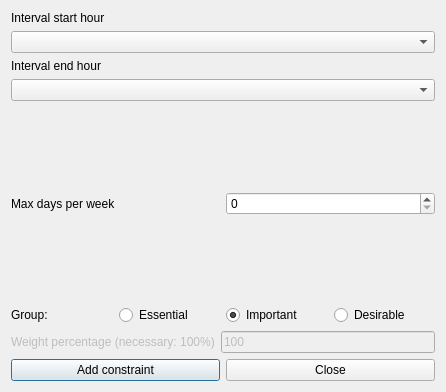
<?xml version="1.0" encoding="UTF-8"?>
<ui version="4.0">
 <class>AddConstraintTeachersIntervalMaxDaysPerWeekForm_template</class>
 <widget class="QDialog" name="AddConstraintTeachersIntervalMaxDaysPerWeekForm_template">
  <property name="geometry">
   <rect>
    <x>0</x>
    <y>0</y>
    <width>446</width>
    <height>392</height>
   </rect>
  </property>
  <property name="windowTitle">
   <string extracomment="This is the title of the dialog to add a new constraint of this type">Add teachers interval max days per week</string>
  </property>
  <layout class="QVBoxLayout" name="verticalLayout">
   <item>
    <layout class="QVBoxLayout">
     <item>
      <widget class="QLabel" name="startTextLabel">
       <property name="frameShape">
        <enum>QFrame::NoFrame</enum>
       </property>
       <property name="frameShadow">
        <enum>QFrame::Plain</enum>
       </property>
       <property name="text">
        <string>Interval start hour</string>
       </property>
       <property name="wordWrap">
        <bool>false</bool>
       </property>
      </widget>
     </item>
     <item>
      <widget class="QComboBox" name="startHourComboBox">
       <property name="editable">
        <bool>false</bool>
       </property>
       <property name="insertPolicy">
        <enum>QComboBox::NoInsert</enum>
       </property>
       <property name="autoCompletion">
        <bool>false</bool>
       </property>
       <property name="duplicatesEnabled">
        <bool>false</bool>
       </property>
      </widget>
     </item>
    </layout>
   </item>
   <item>
    <layout class="QVBoxLayout">
     <item>
      <widget class="QLabel" name="endTextLabel">
       <property name="frameShape">
        <enum>QFrame::NoFrame</enum>
       </property>
       <property name="frameShadow">
        <enum>QFrame::Plain</enum>
       </property>
       <property name="text">
        <string>Interval end hour</string>
       </property>
       <property name="wordWrap">
        <bool>false</bool>
       </property>
      </widget>
     </item>
     <item>
      <widget class="QComboBox" name="endHourComboBox">
       <property name="editable">
        <bool>false</bool>
       </property>
       <property name="insertPolicy">
        <enum>QComboBox::NoInsert</enum>
       </property>
       <property name="autoCompletion">
        <bool>false</bool>
       </property>
       <property name="duplicatesEnabled">
        <bool>false</bool>
       </property>
      </widget>
     </item>
    </layout>
   </item>
   <item>
    <spacer name="spacer1_2">
     <property name="orientation">
      <enum>Qt::Vertical</enum>
     </property>
     <property name="sizeType">
      <enum>QSizePolicy::Expanding</enum>
     </property>
     <property name="sizeHint" stdset="0">
      <size>
       <width>20</width>
       <height>31</height>
      </size>
     </property>
    </spacer>
   </item>
   <item>
    <layout class="QHBoxLayout">
     <item>
      <widget class="QLabel" name="maxDaysTextLabel">
       <property name="frameShape">
        <enum>QFrame::NoFrame</enum>
       </property>
       <property name="frameShadow">
        <enum>QFrame::Plain</enum>
       </property>
       <property name="text">
        <string>Max days per week</string>
       </property>
       <property name="wordWrap">
        <bool>false</bool>
       </property>
      </widget>
     </item>
     <item>
      <widget class="QSpinBox" name="maxDaysSpinBox"/>
     </item>
    </layout>
   </item>
   <item>
    <spacer name="spacer1">
     <property name="orientation">
      <enum>Qt::Vertical</enum>
     </property>
     <property name="sizeType">
      <enum>QSizePolicy::Expanding</enum>
     </property>
     <property name="sizeHint" stdset="0">
      <size>
       <width>20</width>
       <height>31</height>
      </size>
     </property>
    </spacer>
   </item>
   <item>
    <layout class="QHBoxLayout" name="horizontalLayout_4">
     <item>
      <widget class="QLabel" name="groupTextLabel">
       <property name="text">
        <string>Group:</string>
       </property>
      </widget>
     </item>
     <item>
      <widget class="QRadioButton" name="essentialRadioButton">
       <property name="text">
        <string>Essential</string>
       </property>
      </widget>
     </item>
     <item>
      <widget class="QRadioButton" name="importantRadioButton">
       <property name="text">
        <string>Important</string>
       </property>
       <property name="checked">
        <bool>true</bool>
       </property>
      </widget>
     </item>
     <item>
      <widget class="QRadioButton" name="desirableRadioButton">
       <property name="text">
        <string>Desirable</string>
       </property>
      </widget>
     </item>
    </layout>
   </item>
   <item>
    <layout class="QHBoxLayout">
     <item>
      <widget class="QLabel" name="weightTextLabel">
       <property name="enabled">
        <bool>false</bool>
       </property>
       <property name="frameShape">
        <enum>QFrame::NoFrame</enum>
       </property>
       <property name="frameShadow">
        <enum>QFrame::Plain</enum>
       </property>
       <property name="text">
        <string>Weight percentage (necessary: 100%)</string>
       </property>
       <property name="wordWrap">
        <bool>false</bool>
       </property>
      </widget>
     </item>
     <item>
      <widget class="QLineEdit" name="weightLineEdit">
       <property name="enabled">
        <bool>false</bool>
       </property>
       <property name="text">
        <string notr="true">100</string>
       </property>
      </widget>
     </item>
    </layout>
   </item>
   <item>
    <layout class="QHBoxLayout">
     <item>
      <widget class="QPushButton" name="addConstraintPushButton">
       <property name="text">
        <string>Add constraint</string>
       </property>
      </widget>
     </item>
     <item>
      <widget class="QPushButton" name="closePushButton">
       <property name="text">
        <string>Close</string>
       </property>
      </widget>
     </item>
    </layout>
   </item>
  </layout>
 </widget>
 <layoutdefault spacing="6" margin="11"/>
 <resources/>
 <connections/>
</ui>
